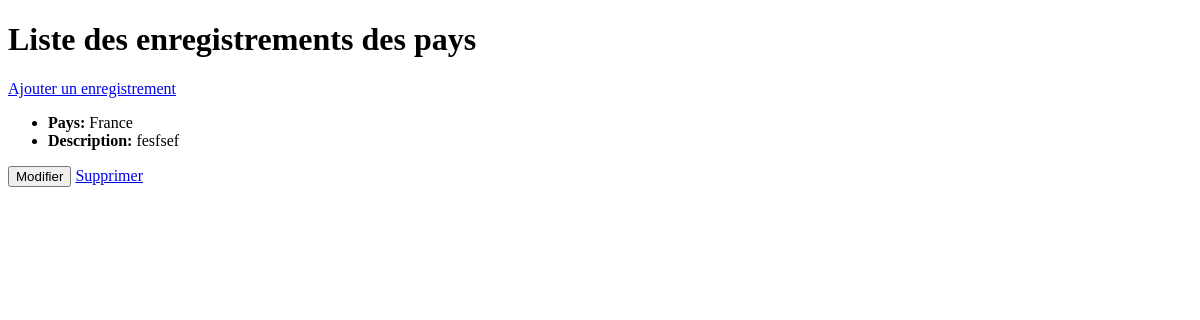
The page /firstapp/afficher_allp/ on the database as committed earlier.
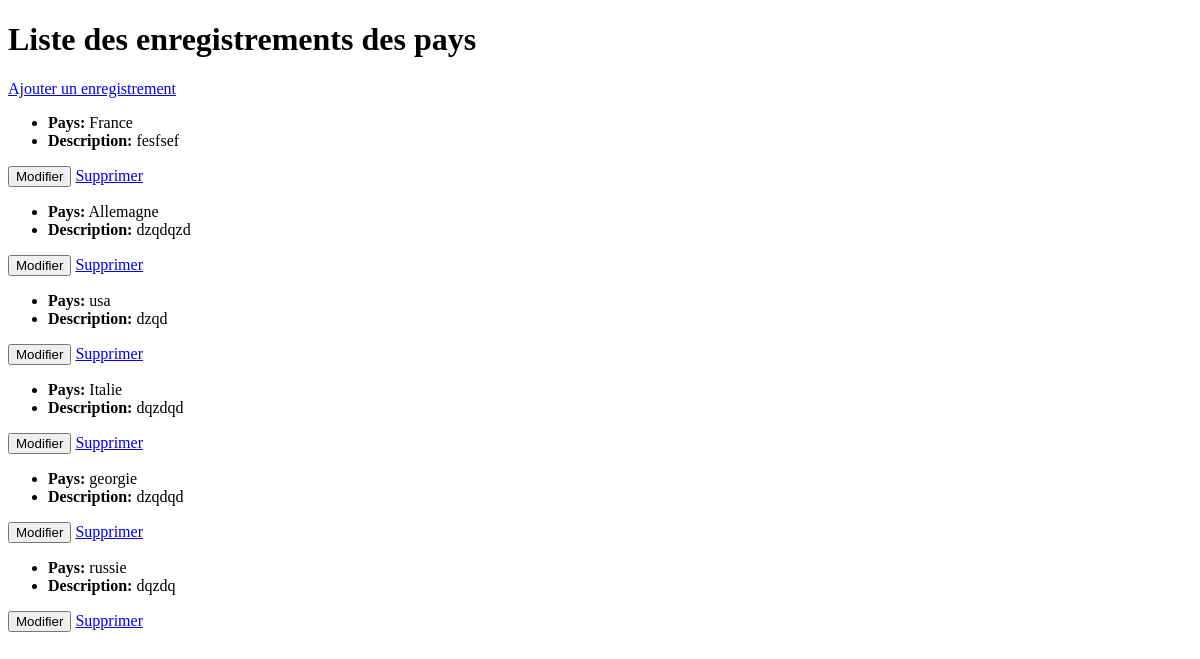
The same page on the database as committed later.
### firstapp/models.py (models this page shows, shortened)
class Pays(models.Model):
    pays = models.CharField(max_length=100, unique=True, verbose_name="Pays")
    description = models.TextField(blank=True, null=True, verbose_name="Description")
    class Meta:
        verbose_name_plural = "Pays"

### firstapp/viewsp.py (the view)
# urls.py: path('afficher_allp/', viewsp.afficher_allp, name='afficher_allp'),
def afficher_allp(request):
    liste_pays = Pays.objects.all()
    return render(request, "pays/afficher_allp.html", {"liste": liste_pays})

### firstapp/templates/pays/afficher_allp.html (shortened to what this page needs)
<!DOCTYPE html>
<html lang="fr">
<head>
    {% load static %}
</head>
<body>
    <h1>Liste des enregistrements des pays</h1>
    <a class="btn_generic" href="{% url 'ajoutp' %}">Ajouter un enregistrement</a>
    <main class="flex_conteneur_all">
        {% for pays in liste %}
            <div class="flex_item_all">
                <div class="traitementp">
                    <ul>
                        <li><strong>Pays:</strong> {{ pays.pays }}</li>
                        <li><strong>Description:</strong> {{ pays.description }}</li>
                    </ul>
                    <a href="{% url 'updatep' pays.id %}"><button>Modifier</button></a>
                    <a href="{% url 'supprimerp' pays.id %}">Supprimer</a>
            </div>
        {% empty %}
            <p>Aucun pays trouvée.</p>
        {% endfor %}
    </main>
</body>
</html>

Rows that differ between the two databases and show on the page:
added Pays: pays "Allemagne", description "dzqdqzd"
added Pays: pays "usa", description "dzqd"
added Pays: pays "Italie", description "dqzdqd"
added Pays: pays "georgie", description "dzqdqd"
added Pays: pays "russie", description "dqzdq"
